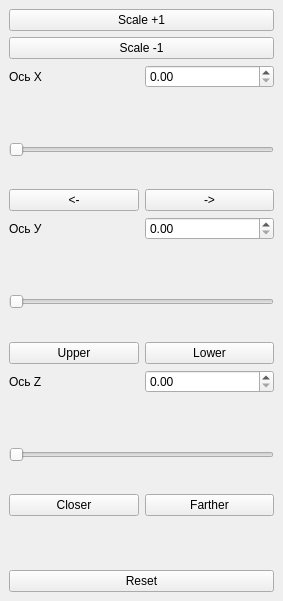
<?xml version="1.0" encoding="UTF-8"?>
<ui version="4.0">
 <class>DockWidget</class>
 <widget class="QDockWidget" name="DockWidget">
  <property name="geometry">
   <rect>
    <x>0</x>
    <y>0</y>
    <width>283</width>
    <height>601</height>
   </rect>
  </property>
  <property name="contextMenuPolicy">
   <enum>Qt::DefaultContextMenu</enum>
  </property>
  <property name="acceptDrops">
   <bool>false</bool>
  </property>
  <property name="windowTitle">
   <string>Control Bar</string>
  </property>
  <widget class="QWidget" name="dockWidgetContents">
   <layout class="QVBoxLayout" name="verticalLayout">
    <item>
     <widget class="QPushButton" name="scale_plus_1">
      <property name="text">
       <string>Scale +1</string>
      </property>
     </widget>
    </item>
    <item>
     <widget class="QPushButton" name="scale_minus_1">
      <property name="text">
       <string>Scale -1</string>
      </property>
     </widget>
    </item>
    <item>
     <layout class="QHBoxLayout" name="horizontalLayout_6">
      <item>
       <widget class="QLabel" name="label_x">
        <property name="text">
         <string>Ось Х</string>
        </property>
       </widget>
      </item>
      <item>
       <widget class="QDoubleSpinBox" name="doubleSpinBox_X"/>
      </item>
     </layout>
    </item>
    <item>
     <widget class="QLabel" name="slide_rotate_Y_info">
      <property name="text">
       <string/>
      </property>
     </widget>
    </item>
    <item alignment="Qt::AlignTop">
     <widget class="QSlider" name="rotate_Y_slider">
      <property name="sliderPosition">
       <number>0</number>
      </property>
      <property name="orientation">
       <enum>Qt::Horizontal</enum>
      </property>
     </widget>
    </item>
    <item>
     <layout class="QHBoxLayout" name="horizontalLayout">
      <item>
       <widget class="QPushButton" name="translate_butt_pos">
        <property name="text">
         <string>&lt;-</string>
        </property>
       </widget>
      </item>
      <item>
       <widget class="QPushButton" name="translate_but_neg">
        <property name="text">
         <string>-&gt;</string>
        </property>
       </widget>
      </item>
     </layout>
    </item>
    <item>
     <layout class="QHBoxLayout" name="horizontalLayout_5">
      <item>
       <widget class="QLabel" name="label_y">
        <property name="text">
         <string>Ось У</string>
        </property>
       </widget>
      </item>
      <item>
       <widget class="QDoubleSpinBox" name="doubleSpinBox_Y"/>
      </item>
     </layout>
    </item>
    <item>
     <widget class="QLabel" name="slide_rotate_X_info">
      <property name="text">
       <string/>
      </property>
     </widget>
    </item>
    <item alignment="Qt::AlignTop">
     <widget class="QSlider" name="rotate_X_slider">
      <property name="orientation">
       <enum>Qt::Horizontal</enum>
      </property>
     </widget>
    </item>
    <item>
     <layout class="QHBoxLayout" name="horizontalLayout_2">
      <item>
       <widget class="QPushButton" name="translate_butt_pos_y">
        <property name="text">
         <string>Upper</string>
        </property>
       </widget>
      </item>
      <item>
       <widget class="QPushButton" name="translate_butt_neg_y">
        <property name="text">
         <string>Lower</string>
        </property>
       </widget>
      </item>
     </layout>
    </item>
    <item>
     <layout class="QHBoxLayout" name="horizontalLayout_4">
      <item>
       <widget class="QLabel" name="label_z">
        <property name="text">
         <string>Ось Z</string>
        </property>
       </widget>
      </item>
      <item>
       <widget class="QDoubleSpinBox" name="doubleSpinBox_Z"/>
      </item>
     </layout>
    </item>
    <item>
     <widget class="QLabel" name="slide_rotate_Z_info">
      <property name="text">
       <string/>
      </property>
     </widget>
    </item>
    <item alignment="Qt::AlignTop">
     <widget class="QSlider" name="rotate_Z_slider">
      <property name="orientation">
       <enum>Qt::Horizontal</enum>
      </property>
     </widget>
    </item>
    <item>
     <layout class="QHBoxLayout" name="horizontalLayout_3">
      <item>
       <widget class="QPushButton" name="translate_butt_pos_z">
        <property name="text">
         <string>Closer</string>
        </property>
       </widget>
      </item>
      <item>
       <widget class="QPushButton" name="translate_butt_neg_z">
        <property name="text">
         <string>Farther</string>
        </property>
       </widget>
      </item>
     </layout>
    </item>
    <item alignment="Qt::AlignBottom">
     <widget class="QLabel" name="info_label">
      <property name="minimumSize">
       <size>
        <width>10</width>
        <height>10</height>
       </size>
      </property>
      <property name="text">
       <string/>
      </property>
     </widget>
    </item>
    <item>
     <widget class="QPushButton" name="reset">
      <property name="text">
       <string>Reset</string>
      </property>
     </widget>
    </item>
   </layout>
   <zorder>scale_plus_1</zorder>
   <zorder>scale_minus_1</zorder>
   <zorder>info_label</zorder>
   <zorder>reset</zorder>
   <zorder>slide_rotate_Y_info</zorder>
   <zorder>rotate_Y_slider</zorder>
   <zorder>rotate_X_slider</zorder>
   <zorder>slide_rotate_X_info</zorder>
   <zorder>slide_rotate_Z_info</zorder>
   <zorder>rotate_Z_slider</zorder>
  </widget>
 </widget>
 <resources/>
 <connections/>
</ui>
